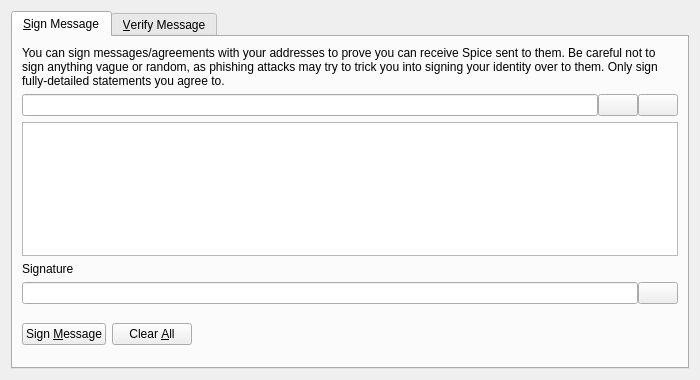
<?xml version="1.0" encoding="UTF-8"?>
<ui version="4.0">
 <class>SignVerifyMessageDialog</class>
 <widget class="QDialog" name="SignVerifyMessageDialog">
  <property name="geometry">
   <rect>
    <x>0</x>
    <y>0</y>
    <width>700</width>
    <height>380</height>
   </rect>
  </property>
  <property name="windowTitle">
   <string>Signatures - Sign / Verify a Message</string>
  </property>
  <property name="modal">
   <bool>true</bool>
  </property>
  <layout class="QVBoxLayout" name="verticalLayout">
   <item>
    <widget class="QTabWidget" name="tabWidget">
     <property name="currentIndex">
      <number>0</number>
     </property>
     <widget class="QWidget" name="tabSignMessage">
      <attribute name="title">
       <string>&amp;Sign Message</string>
      </attribute>
      <layout class="QVBoxLayout" name="verticalLayout_SM">
       <item>
        <widget class="QLabel" name="infoLabel_SM">
         <property name="text">
          <string>You can sign messages/agreements with your addresses to prove you can receive Spice sent to them. Be careful not to sign anything vague or random, as phishing attacks may try to trick you into signing your identity over to them. Only sign fully-detailed statements you agree to.</string>
         </property>
         <property name="textFormat">
          <enum>Qt::PlainText</enum>
         </property>
         <property name="wordWrap">
          <bool>true</bool>
         </property>
        </widget>
       </item>
       <item>
        <layout class="QHBoxLayout" name="horizontalLayout_1_SM">
         <property name="spacing">
          <number>0</number>
         </property>
         <item>
          <widget class="QValidatedLineEdit" name="addressIn_SM">
           <property name="toolTip">
            <string>The Spice address to sign the message with</string>
           </property>
          </widget>
         </item>
         <item>
          <widget class="QPushButton" name="addressBookButton_SM">
           <property name="toolTip">
            <string>Choose previously used address</string>
           </property>
           <property name="text">
            <string/>
           </property>
           <property name="shortcut">
            <string>Alt+A</string>
           </property>
           <property name="autoDefault">
            <bool>false</bool>
           </property>
          </widget>
         </item>
         <item>
          <widget class="QPushButton" name="pasteButton_SM">
           <property name="toolTip">
            <string>Paste address from clipboard</string>
           </property>
           <property name="text">
            <string/>
           </property>
           <property name="shortcut">
            <string>Alt+P</string>
           </property>
           <property name="autoDefault">
            <bool>false</bool>
           </property>
          </widget>
         </item>
        </layout>
       </item>
       <item>
        <widget class="QPlainTextEdit" name="messageIn_SM">
         <property name="toolTip">
          <string>Enter the message you want to sign here</string>
         </property>
        </widget>
       </item>
       <item>
        <widget class="QLabel" name="signatureLabel_SM">
         <property name="text">
          <string>Signature</string>
         </property>
         <property name="textFormat">
          <enum>Qt::PlainText</enum>
         </property>
        </widget>
       </item>
       <item>
        <layout class="QHBoxLayout" name="horizontalLayout_2_SM">
         <property name="spacing">
          <number>0</number>
         </property>
         <item>
          <widget class="QLineEdit" name="signatureOut_SM">
           <property name="font">
            <font>
             <italic>true</italic>
            </font>
           </property>
           <property name="readOnly">
            <bool>true</bool>
           </property>
          </widget>
         </item>
         <item>
          <widget class="QPushButton" name="copySignatureButton_SM">
           <property name="toolTip">
            <string>Copy the current signature to the system clipboard</string>
           </property>
           <property name="text">
            <string/>
           </property>
           <property name="autoDefault">
            <bool>false</bool>
           </property>
          </widget>
         </item>
        </layout>
       </item>
       <item>
        <layout class="QHBoxLayout" name="horizontalLayout_3_SM">
         <item>
          <widget class="QPushButton" name="signMessageButton_SM">
           <property name="toolTip">
            <string>Sign the message to prove you own this Spice address</string>
           </property>
           <property name="text">
            <string>Sign &amp;Message</string>
           </property>
           <property name="autoDefault">
            <bool>false</bool>
           </property>
          </widget>
         </item>
         <item>
          <widget class="QPushButton" name="clearButton_SM">
           <property name="toolTip">
            <string>Reset all sign message fields</string>
           </property>
           <property name="text">
            <string>Clear &amp;All</string>
           </property>
           <property name="autoDefault">
            <bool>false</bool>
           </property>
          </widget>
         </item>
         <item>
          <spacer name="horizontalSpacer_1_SM">
           <property name="orientation">
            <enum>Qt::Horizontal</enum>
           </property>
           <property name="sizeHint" stdset="0">
            <size>
             <width>40</width>
             <height>48</height>
            </size>
           </property>
          </spacer>
         </item>
         <item>
          <widget class="QLabel" name="statusLabel_SM">
           <property name="font">
            <font>
             <weight>75</weight>
             <bold>true</bold>
            </font>
           </property>
           <property name="text">
            <string/>
           </property>
           <property name="wordWrap">
            <bool>true</bool>
           </property>
          </widget>
         </item>
         <item>
          <spacer name="horizontalSpacer_2_SM">
           <property name="orientation">
            <enum>Qt::Horizontal</enum>
           </property>
           <property name="sizeHint" stdset="0">
            <size>
             <width>40</width>
             <height>48</height>
            </size>
           </property>
          </spacer>
         </item>
        </layout>
       </item>
      </layout>
     </widget>
     <widget class="QWidget" name="tabVerifyMessage">
      <attribute name="title">
       <string>&amp;Verify Message</string>
      </attribute>
      <layout class="QVBoxLayout" name="verticalLayout_VM">
       <item>
        <widget class="QLabel" name="infoLabel_VM">
         <property name="text">
          <string>Enter the receiver's address, message (ensure you copy line breaks, spaces, tabs, etc. exactly) and signature below to verify the message. Be careful not to read more into the signature than what is in the signed message itself, to avoid being tricked by a man-in-the-middle attack. Note that this only proves the signing party receives with the address, it cannot prove sendership of any transaction!</string>
         </property>
         <property name="textFormat">
          <enum>Qt::PlainText</enum>
         </property>
         <property name="alignment">
          <set>Qt::AlignLeading|Qt::AlignLeft|Qt::AlignTop</set>
         </property>
         <property name="wordWrap">
          <bool>true</bool>
         </property>
        </widget>
       </item>
       <item>
        <layout class="QHBoxLayout" name="horizontalLayout_1_VM">
         <property name="spacing">
          <number>0</number>
         </property>
         <item>
          <widget class="QValidatedLineEdit" name="addressIn_VM">
           <property name="toolTip">
            <string>The Spice address the message was signed with</string>
           </property>
          </widget>
         </item>
         <item>
          <widget class="QPushButton" name="addressBookButton_VM">
           <property name="toolTip">
            <string>Choose previously used address</string>
           </property>
           <property name="text">
            <string/>
           </property>
           <property name="shortcut">
            <string>Alt+A</string>
           </property>
           <property name="autoDefault">
            <bool>false</bool>
           </property>
          </widget>
         </item>
        </layout>
       </item>
       <item>
        <widget class="QPlainTextEdit" name="messageIn_VM"/>
       </item>
       <item>
        <widget class="QValidatedLineEdit" name="signatureIn_VM"/>
       </item>
       <item>
        <layout class="QHBoxLayout" name="horizontalLayout_2_VM">
         <item>
          <widget class="QPushButton" name="verifyMessageButton_VM">
           <property name="toolTip">
            <string>Verify the message to ensure it was signed with the specified Spice address</string>
           </property>
           <property name="text">
            <string>Verify &amp;Message</string>
           </property>
           <property name="autoDefault">
            <bool>false</bool>
           </property>
          </widget>
         </item>
         <item>
          <widget class="QPushButton" name="clearButton_VM">
           <property name="toolTip">
            <string>Reset all verify message fields</string>
           </property>
           <property name="text">
            <string>Clear &amp;All</string>
           </property>
           <property name="autoDefault">
            <bool>false</bool>
           </property>
          </widget>
         </item>
         <item>
          <spacer name="horizontalSpacer_1_VM">
           <property name="orientation">
            <enum>Qt::Horizontal</enum>
           </property>
           <property name="sizeHint" stdset="0">
            <size>
             <width>40</width>
             <height>48</height>
            </size>
           </property>
          </spacer>
         </item>
         <item>
          <widget class="QLabel" name="statusLabel_VM">
           <property name="font">
            <font>
             <weight>75</weight>
             <bold>true</bold>
            </font>
           </property>
           <property name="text">
            <string/>
           </property>
           <property name="wordWrap">
            <bool>true</bool>
           </property>
          </widget>
         </item>
         <item>
          <spacer name="horizontalSpacer_2_VM">
           <property name="orientation">
            <enum>Qt::Horizontal</enum>
           </property>
           <property name="sizeHint" stdset="0">
            <size>
             <width>40</width>
             <height>48</height>
            </size>
           </property>
          </spacer>
         </item>
        </layout>
       </item>
      </layout>
     </widget>
    </widget>
   </item>
  </layout>
 </widget>
 <customwidgets>
  <customwidget>
   <class>QValidatedLineEdit</class>
   <extends>QLineEdit</extends>
   <header>qvalidatedlineedit.h</header>
  </customwidget>
 </customwidgets>
 <resources>
  <include location="../spice.qrc"/>
 </resources>
 <connections/>
</ui>
